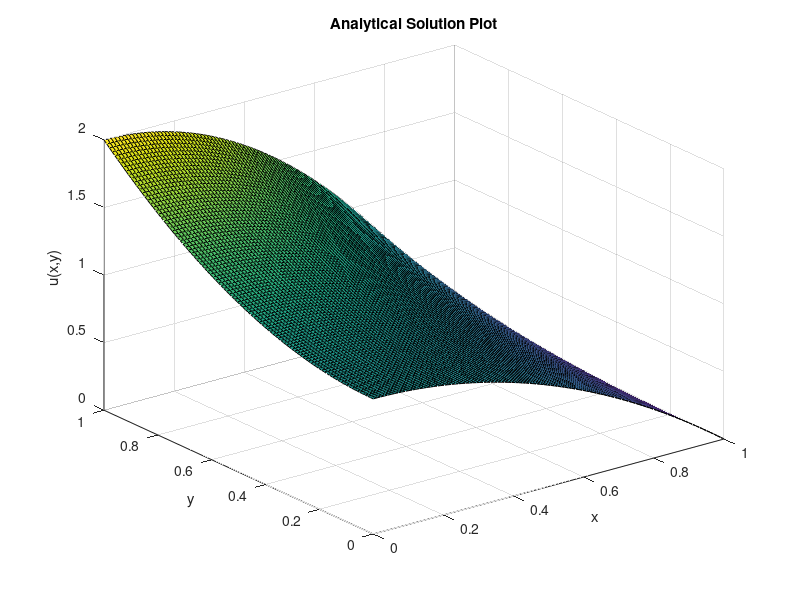

Write MATLAB code to recreate this figure.

n = 4;
m = 4;
I = spdiags([-1].*ones(n,1), [0],n,n);
B = spdiags([-1 4 -1].*ones(n,1), [-1 0 1],n,n);

A = sparse(m*(n+1)*n/2 + m*n);

A(1:n,1:n) = B;
A(1:n,n+1:2*n) = I;

for j=n+1:n:(m-1)*n
  A(j:j+n-1,j:j+n-1) = B;
  A(j:j+n-1,j+n:j+2*n-1) = I;
  A(j:j+n-1,j-n:j-1) = I;  
end

A(n*(m-1)+1:n*m, n*(m-1)+1:n*m) = B;
A(n*(m-1)+1:n*m, n*(m-2)+1:n*(m-1)) = I;



x = linspace(0,1,100);
y = x;

[X,Y] = meshgrid(x,y);

u_af = @(xx,yy) (1 - xx.^2).*(1 + yy.^2);

u_a = u_af(X,Y);

figure(1)
surf(X,Y,u_a)
title('Analytical Solution Plot')
ylabel('y')
xlabel('x')
zlabel('u(x,y)')